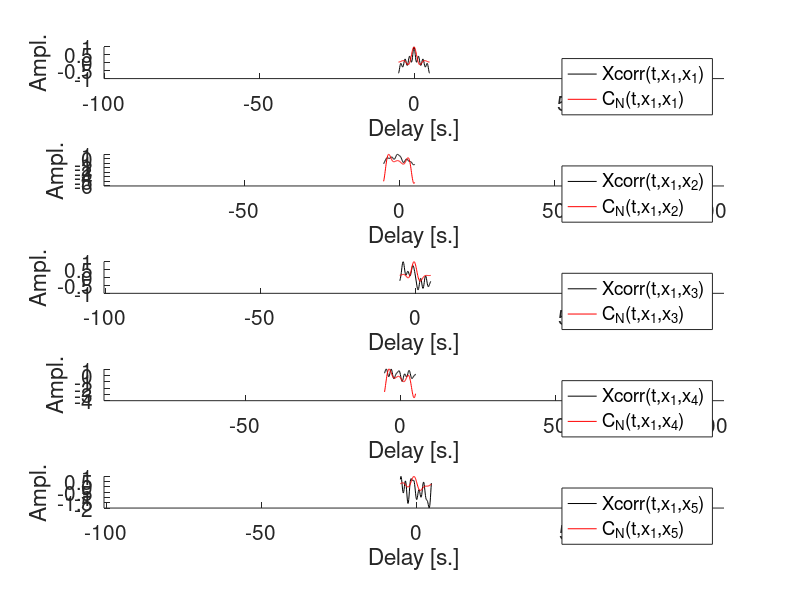

Write the MATLAB code that produced this figure. (Note: this script raises an error after producing the figure.)
% Script for passiv2
%
%
% Jules Scholler - Mar. 2017

% Reset Matlab
close all
clear all

% Parameters
param.nb_receivers=5;           % Number of receivers
param.sigma=[100 50 100];       % Sources std position
param.mu=[0 -200 0];            % Sources mean position
param.N=10;                    % Number of noise sources
param.duration=10;           % Source signals duration [s.]
param.temporal_sampling=0.1;   % Temporal sampling [s.]
output.F='no';                  % Plot source power-spectrum (= FFT(auto-correlation) by Wiener-Kintchin th.)
output.signals='no';            % Plot 5 (or less) received signals
output.setup='no';             % Plot experimental setup
output.xcorr='yes';             % Plot cross-correlations
output.C_N='yes';               % Plot C_N (cross-correlation expectations T inf)
output.C1='yes';               % Plot C1 (cross-correlation expectations T inf and S inf)
tic
% Generate receivers coordinates
for i=1:param.nb_receivers
    param.receivers(i,:)=[0 5*(i-1) 0];
    %         param.receivers(i,:)=[0 50*(i-1) 0];
    %         param.receivers(i,:)=[50*(i-3) 100 0];
    C(i,:)=[0 0 1]; % Receivers are blue
end
if strcmp(output.setup,'yes')
    figure(1), hold on, grid on
    scatter3(param.receivers(:,1),param.receivers(:,2),param.receivers(:,3),10,C);
    xlabel 'x'
    ylabel 'y'
    zlabel 'z'
    title 'Experimental setup'
    clear C
end
% Compute and plot sources position
for i=1:param.N
    for j=1:3
        param.sources(i,j)=param.sigma(j)*randn(1)+param.mu(j);
    end
    C(i,:)=[1 0 0]; % Sources are red
end
if strcmp(output.setup,'yes')
    figure(1)
    scatter3(param.sources(:,1),param.sources(:,2),param.sources(:,3),5,C);
    legend('Receivers','Sources')
    clear C
    set(gca,'FontSize',15)
end
tau.ini=toc
tic
% Compute sationnary random process with Fourier method
h=param.temporal_sampling;
x=(-param.duration/2:h:param.duration/2); % Define grid for random process simulation
n=length(x);
t=linspace(0,param.duration,n);
f=linspace(-1/(2*h),1/(2*h),n);
w=2*pi*f;
R=x.^2.*exp(-x.^2);                 % Covariance function
if strcmp(output.F,'yes') % Plot covariance function
    figure(2)
    semilogx(x(round((length(x))/2+1):end),R(round((length(x))/2+1):end))
    xlabel '\omega'
    ylabel 'F(\omega)'
    title 'Source Power Spectrum F(w)=w^2e^{-w^2}'
    set(gca,'FontSize',15)
end
W=randn(param.N,n);         % Random white gaussian vector
filter=fft(fftshift(R));
F=sqrt(filter).*fft(W,n,2); % Generate random process with covariance R (F is in Fourier domain for now)
clear W
if strcmp(output.signals,'yes')
    figure(3),hold on
    for i=1:min(5,param.N)
        plot(t,real(ifft(F(i,:))))
        info{i}=sprintf('Source %d',i);
    end
    hold off
end
if strcmp(output.signals,'yes')
    figure(3)
    hold off
    xlabel 'Time [s.]'
    ylabel 'Amplitude'
    title 'Noise signals'
    legend(info)
    clear info
    set(gca,'fontsize',15)
end
tau.random_process=toc
tic
% Compute response on each receivers
Rw=(w).^2.*exp(-w.^2);
for j=1:param.nb_receivers
    C_N=zeros(1,n);
    r=zeros(1,n);
    for i=1:param.N
        d=norm(param.receivers(j,:)-param.sources(i,:)); % Distance between source and receiver
        G=1/(4*pi*d).*exp(1i*w*d);                       % Green function
        d1=norm(param.receivers(1,:)-param.sources(i,:));
        G1=1/(4*pi*d).*exp(1i*w*d1);
        % Compute response on each receivers
        r=r+real(ifft(F(i,:).*fftshift(G)));
        % Compute C_N(t,x_1,x_j) = expectation with respect to emitted signals of cross-correlation
        C_N=C_N+real(fftshift(fft(fftshift(conj(G1)).*fftshift(G).*fftshift(Rw))));
    end
    data.rtot{j}=r;
    data.C_Ntot(j,:)=C_N/max(C_N);
end
clear F
tau.compute_response=toc
tic
% Compute empirical cross-correlation for Green's function estimation
if strcmp(output.xcorr,'yes')
    figure(4)
end
for i=1:param.nb_receivers
    data.C(i,:)=real(ifftshift(ifft(fft(data.rtot{1}).*fft(fliplr(data.rtot{i})))));
    data.C(i,:)=data.C(i,:)/max(data.C(i,:));
    lags=(-n/2:(n-1)/2)*h;
    if strcmp(output.xcorr,'yes')
        subplot(param.nb_receivers,1,i),hold on
        plot(lags,data.C(i,:),'k')
        %         [~,tmp]=max(abs(data.C(i,:)));
        %         xlim([lags(tmp)-100 lags(tmp)+100])
        legend(sprintf('xcorr(x_1,x_%d)',i));
        set(gca,'fontsize',15)
        xlabel('Delay [s.]')
        ylabel('Ampl.')
    end
    if strcmp(output.C_N,'yes')
        figure(4)
        subplot(param.nb_receivers,1,i)
        plot(lags, data.C_Ntot(i,:), 'r')
        if strcmp(output.xcorr,'yes')
            legend(sprintf('Xcorr(t,x_1,x_%d)',i),sprintf('C_N(t,x_1,x_%d)',i));
        else
            legend(sprintf('C_N(t,x_1,x_%d)',i));
        end
        [~,tmp]=max(abs(data.C_Ntot(i,:)));
        xlim([lags(tmp)-100 lags(tmp)+100])
        set(gca,'fontsize',15)
        xlabel('Delay [s.]')
        ylabel('Ampl.')
    end
end
tau.xcorr=toc

%%
tic
% Compute C1(t,x_1,x_j) expectation with respect to the distribution of emitted signals
% and the source positions of cross-correlation
d1 = @(y1, y2, y3) dist_receiver(param.receivers(1,:),y1,y2,y3);
G1 = @(y1, y2, y3, w1) 1./(4*pi*d1(y1, y2, y3)).*exp(1i*w1*d1(y1, y2, y3)); %G(w_i, x_1, y)
%K = @(y1, y2, y3) mvnpdf([y1; y2; y3], param.mu, param.sigma);
K = @(y1, y2, y3) normpdf(y1, param.mu(1), param.sigma(1)) .* normpdf(y2, ...
    param.mu(2), param.sigma(2)) .* normpdf(y3, param.mu(3), param.sigma(3));

inf_bounds = param.mu-3*param.sigma; sup_bounds = param.mu+3*param.sigma;
for j=1:param.nb_receivers
    tic;
    d = @(y1, y2, y3) dist_receiver(param.receivers(j,:),y1,y2,y3);
    G = @(y1, y2, y3, w1) 1./(4*pi*d(y1, y2, y3)).* exp(1i*w1*d(y1, y2, y3)); %G(w_i, x_j, y)
    integrand = @(y1,y2,y3,w1) K(y1,y2,y3) .* conj(G1(y1,y2,y3,w1)) .* G(y1,y2,y3,w1);
    temp = arrayfun(@(w1) integral3(@(y1,y2,y3) integrand(y1,y2,y3,w1), ...
        inf_bounds(1),sup_bounds(1),inf_bounds(2),sup_bounds(2),inf_bounds(3),sup_bounds(3), ...
        'AbsTol', 1e-11, 'RelTol', 1e-4), w );
    toc
    data.C1(j,:) = real(fftshift(fft(fftshift(real(temp).*R))));
end

lags=(-n/2:(n-1)/2)*h;
if strcmp(output.C1,'yes')
    figure(6)
    subplot(param.nb_receivers,1,j)
    plot(lags, data.C1(j,:), 'k')
    legend(sprintf('C1(t,x_1,x_%d)',j));
    set(gca,'fontsize',15)
    xlabel('Delay [s.]')
    ylabel('Ampl.')
end

tau.C1=toc